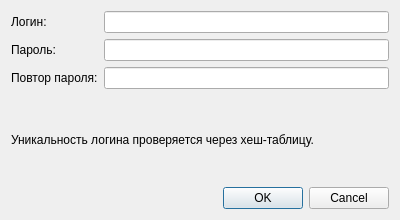
<?xml version="1.0" encoding="UTF-8"?>
<ui version="4.0">
 <class>RegisterDialog</class>
 <widget class="QDialog" name="RegisterDialog">
  <property name="geometry">
   <rect>
    <x>0</x>
    <y>0</y>
    <width>400</width>
    <height>220</height>
   </rect>
  </property>
  <property name="windowTitle">
   <string>Регистрация пользователя</string>
  </property>
  <layout class="QVBoxLayout" name="verticalLayout">
   <item>
    <layout class="QFormLayout" name="formLayout">
     <item row="0" column="0">
      <widget class="QLabel" name="label">
       <property name="text">
        <string>Логин:</string>
       </property>
      </widget>
     </item>
     <item row="0" column="1">
      <widget class="QLineEdit" name="loginEdit"/>
     </item>
     <item row="1" column="0">
      <widget class="QLabel" name="label2">
       <property name="text">
        <string>Пароль:</string>
       </property>
      </widget>
     </item>
     <item row="1" column="1">
      <widget class="QLineEdit" name="passwordEdit">
       <property name="echoMode">
        <enum>QLineEdit::Password</enum>
       </property>
      </widget>
     </item>
     <item row="2" column="0">
      <widget class="QLabel" name="label3">
       <property name="text">
        <string>Повтор пароля:</string>
       </property>
      </widget>
     </item>
     <item row="2" column="1">
      <widget class="QLineEdit" name="password2Edit">
       <property name="echoMode">
        <enum>QLineEdit::Password</enum>
       </property>
      </widget>
     </item>
    </layout>
   </item>
   <item>
    <widget class="QLabel" name="hintLabel">
     <property name="text">
      <string>Уникальность логина проверяется через хеш-таблицу.</string>
     </property>
     <property name="wordWrap">
      <bool>true</bool>
     </property>
    </widget>
   </item>
   <item>
    <widget class="QDialogButtonBox" name="buttonBox">
     <property name="standardButtons">
      <set>QDialogButtonBox::Cancel|QDialogButtonBox::Ok</set>
     </property>
    </widget>
   </item>
  </layout>
 </widget>
 <resources/>
 <connections/>
</ui>
